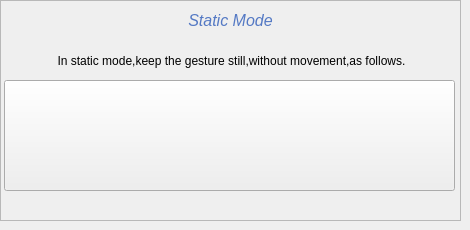
                  <widget class="QWidget" name="page_6">
                   <widget class="QFrame" name="frame_21">
                    <property name="geometry">
                     <rect>
                      <x>0</x>
                      <y>0</y>
                      <width>461</width>
                      <height>221</height>
                     </rect>
                    </property>
                    <property name="frameShape">
                     <enum>QFrame::StyledPanel</enum>
                    </property>
                    <property name="frameShadow">
                     <enum>QFrame::Raised</enum>
                    </property>
                    <widget class="QLabel" name="label_50">
                     <property name="geometry">
                      <rect>
                       <x>1</x>
                       <y>50</y>
                       <width>461</width>
                       <height>21</height>
                      </rect>
                     </property>
                     <property name="text">
                      <string>In static mode,keep the gesture still,without movement,as follows.</string>
                     </property>
                     <property name="alignment">
                      <set>Qt::AlignCenter</set>
                     </property>
                    </widget>
                    <widget class="QLabel" name="label_51">
                     <property name="geometry">
                      <rect>
                       <x>0</x>
                       <y>10</y>
                       <width>461</width>
                       <height>20</height>
                      </rect>
                     </property>
                     <property name="font">
                      <font>
                       <pointsize>12</pointsize>
                       <italic>true</italic>
                       <bold>false</bold>
                      </font>
                     </property>
                     <property name="styleSheet">
                      <string notr="true">color:#5479C4;</string>
                     </property>
                     <property name="text">
                      <string>Static Mode</string>
                     </property>
                     <property name="alignment">
                      <set>Qt::AlignCenter</set>
                     </property>
                    </widget>
                    <widget class="QPushButton" name="pushButton_71">
                     <property name="geometry">
                      <rect>
                       <x>4</x>
                       <y>80</y>
                       <width>451</width>
                       <height>111</height>
                      </rect>
                     </property>
                     <property name="text">
                      <string/>
                     </property>
                     <property name="icon">
                      <iconset resource="Resources.qrc">
                       <normaloff>:/images/Icons2/images/2135.png</normaloff>:/images/Icons2/images/2135.png</iconset>
                     </property>
                     <property name="iconSize">
                      <size>
                       <width>200</width>
                       <height>200</height>
                      </size>
                     </property>
                    </widget>
                   </widget>
                  </widget>
